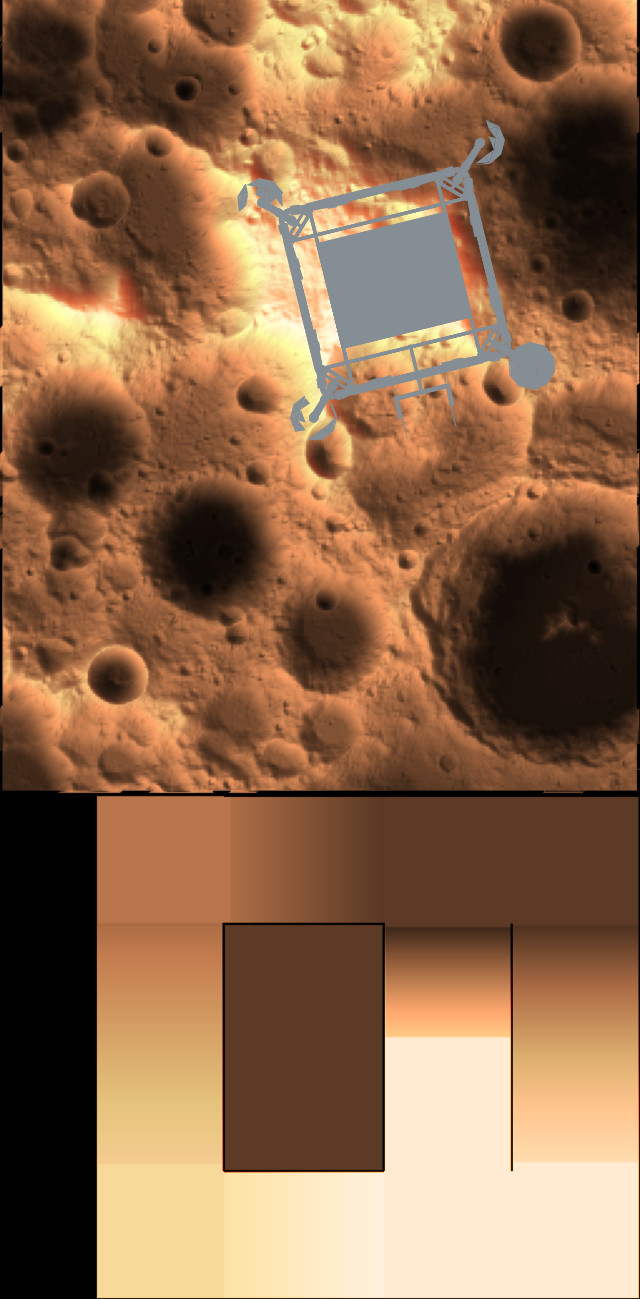
#> input picture deployment/broadcast/data/terrain.png, 640 x 1299 px
$ python -i sand_edges.py   (imports and definitions only)
#> lines starting #> are read from the running program, lines starting #| are printed output that depends on the picture; after the words box and inside, x2 and y2 are one past the last pixel; in counts of white or black regions, pixels touching at a corner belong together
# ================================================================
# sand_edges.py
# 설명: IR 영상의 모래 면 윤곽 직선에서 롤·피치를 분리한 수평 방향 ψ와 지면 수직거리(좌·우 가장자리, 폭, 중심 횡위치)를 계산한다.
#       10-18 여의도 오프라인 검증용 실험 코드이며 주행 경로에는 연결하지 않았다(검증 범위는 outputs/pi_1018/rlc_feasibility 보고 참고).
# 사용법:
#   from experiments.localization.sand_edges import edge_signal
#   sig = edge_signal(gray_uint8, up_cam, h=0.16)   # up_cam: 카메라 광학 좌표의 위쪽 단위벡터
# ================================================================
from __future__ import annotations

from dataclasses import dataclass

import cv2
import numpy as np

FX, CX, CY = 377.186, 320.54, 241.73
K = np.array([[FX, 0, CX], [0, FX, CY], [0, 0, 1.]])


@dataclass
class EdgeSignal:
    """좌·우 가장자리의 지면 수직거리(m, 오른쪽 +), 방향 ψ(도, 오른쪽 +), 폭, 길 중심 대비 카메라 횡위치(오른쪽 +)."""
    off_right: float
    off_left: float
    psi_right: float
    psi_left: float
    axis_deg: float
    width: float
    center_m: float


def wrap180(x: float | np.ndarray) -> float | np.ndarray:
    """각도 차를 [-90,90)로 접는다(직선 방향은 180° 주기)."""
    return (np.asarray(x)+90.) % 180.-90.


def sand_mask(gray: np.ndarray) -> np.ndarray:
    """블러 + Otsu 밝기 분할 후 최대 연결성분의 구멍을 메운 모래 마스크(uint8 0/1)."""
    b = cv2.GaussianBlur(gray, (0, 0), 3)
    th, _ = cv2.threshold(b, 0, 255, cv2.THRESH_BINARY+cv2.THRESH_OTSU)
    m = cv2.morphologyEx((b > th).astype(np.uint8), cv2.MORPH_OPEN, np.ones((5, 5), np.uint8))
    n, lab, st, _ = cv2.connectedComponentsWithStats(m)
    if n < 2:
        return m*0
    m = (lab == 1+np.argmax(st[1:, cv2.CC_STAT_AREA])).astype(np.uint8)
    # 모서리 픽셀이 모래여도 flood-fill 시작점이 항상 외부 배경에 있도록 패딩한다.
    inv = np.pad((1-m).astype(np.uint8), 1, constant_values=1)
    cv2.floodFill(inv, np.zeros((inv.shape[0]+2, inv.shape[1]+2), np.uint8), (0, 0), 2)
    m[inv[1:-1, 1:-1] == 1] = 1
    return m


# [87 lines left out: functions contour_lines, line_heading_deg, heading_sensitivity, line_ground_offset, edge_signal, not called in this run]

>>> import cv2
>>> picture = cv2.imread('../../deployment/broadcast/data/terrain.png', cv2.IMREAD_GRAYSCALE)
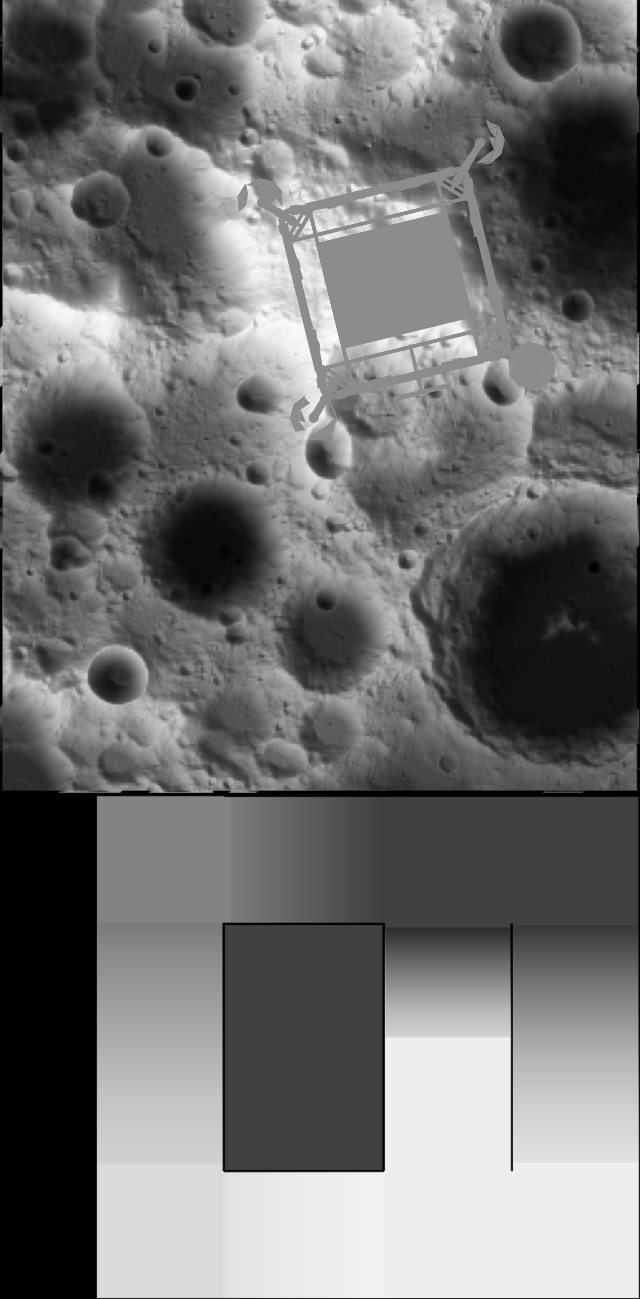
#> picture: shape (1299, 640); min 0, max 252, mean 112.9
>>> result = sand_mask(picture)
#> in sand_mask, `th, _ = cv2.threshold(b, 0, 255, cv2.THRESH_BINARY+cv2.THRESH_OTSU)`: th = 120
#> in sand_mask, `m = cv2.morphologyEx((b > th).astype(np.uint8), cv2.MORPH_OPEN, np.one..`:
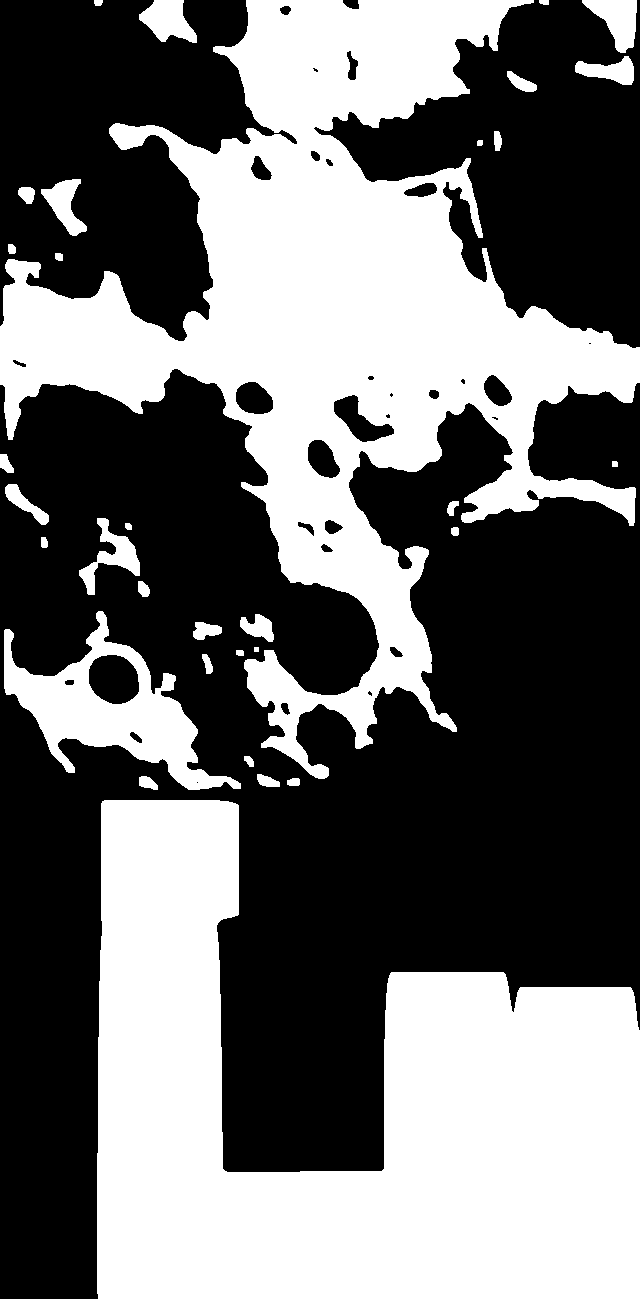
#> m: shape (1299, 640); values 0 (black) and 1 (white), 43.1% white; 33 white regions, largest, box (x1, y1, x2, y2) and area: (0, 0, 640, 779) 168495, (97, 800, 640, 1299) 165086, (4, 611, 241, 790) 14099
#> in sand_mask, `n, lab, st, _ = cv2.connectedComponentsWithStats(m)`:
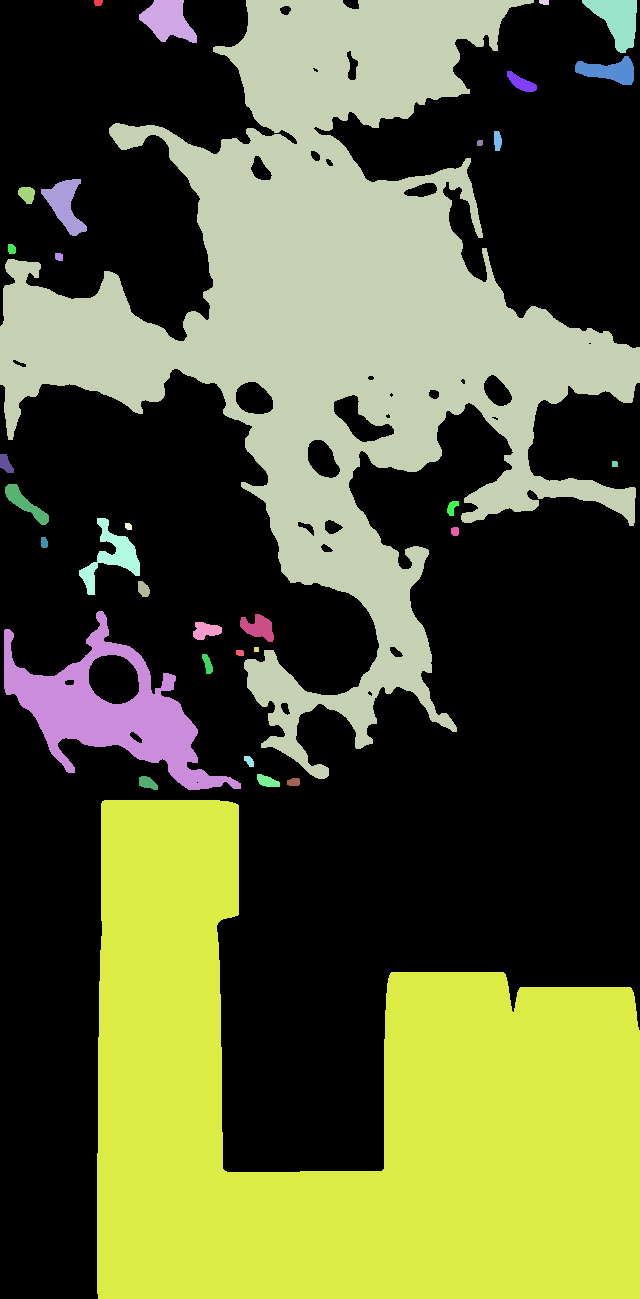
#> lab: shape (1299, 640) int32; 34 distinct labels, from 0 to 33; one colour per label, 0 black
#> in sand_mask, `n, lab, st, _ = cv2.connectedComponentsWithStats(m)`: n = 34; st = 34 rows, first 6: [0, 0, 640, 1299, 472838], [94, 0, 9, 6, 48], [139, 0, 58, 43, 1572], [0, 0, 640, 779, 168495], [539, 0, 10, 5, 45], [582, 0, 55, 53, 1628]
#> in sand_mask, `m = (lab == 1+np.argmax(st[1:, cv2.CC_STAT_AREA])).astype(np.uint8)`: m: shape (1299, 640); values 0 (black) and 1 (white), 20.3% white; 1 white region, box (x1, y1, x2, y2) and area: (0, 0, 640, 779) 168495
#> in sand_mask, `inv = np.pad((1-m).astype(np.uint8), 1, constant_values=1)`:
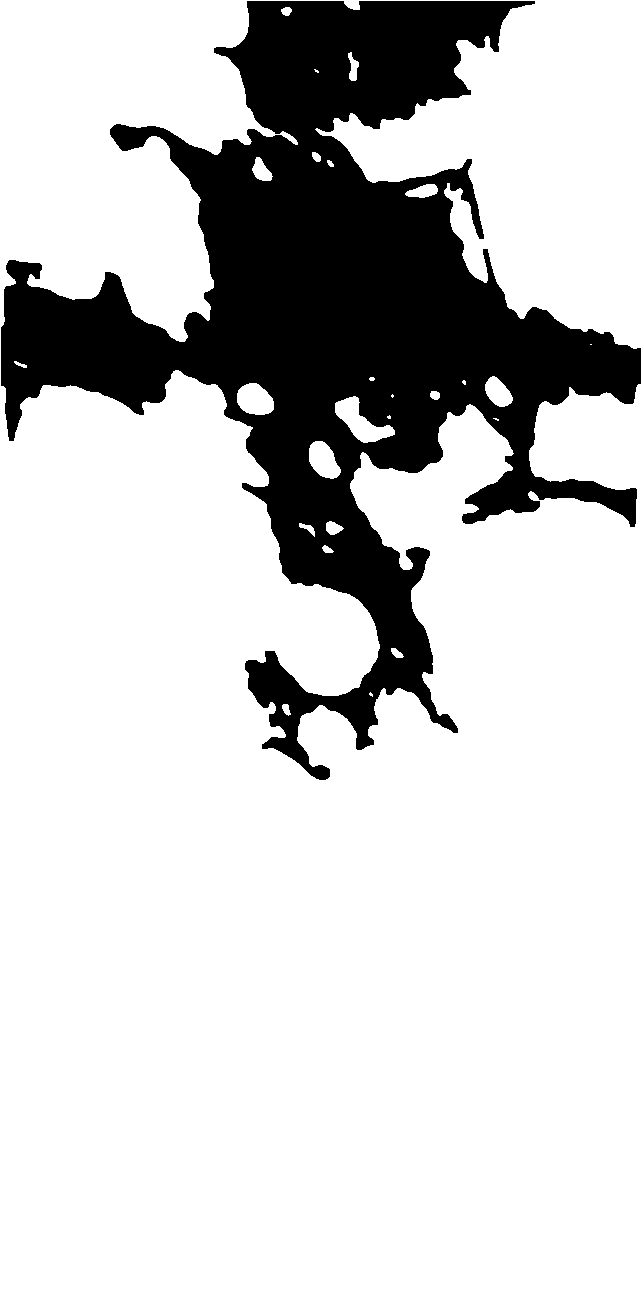
#> inv: shape (1301, 642); values 0 (black) and 1 (white), 79.8% white; 1 black region, box (x1, y1, x2, y2) and area: (1, 1, 641, 780) 168495
#> in sand_mask, `m[inv[1:-1, 1:-1] == 1] = 1`:
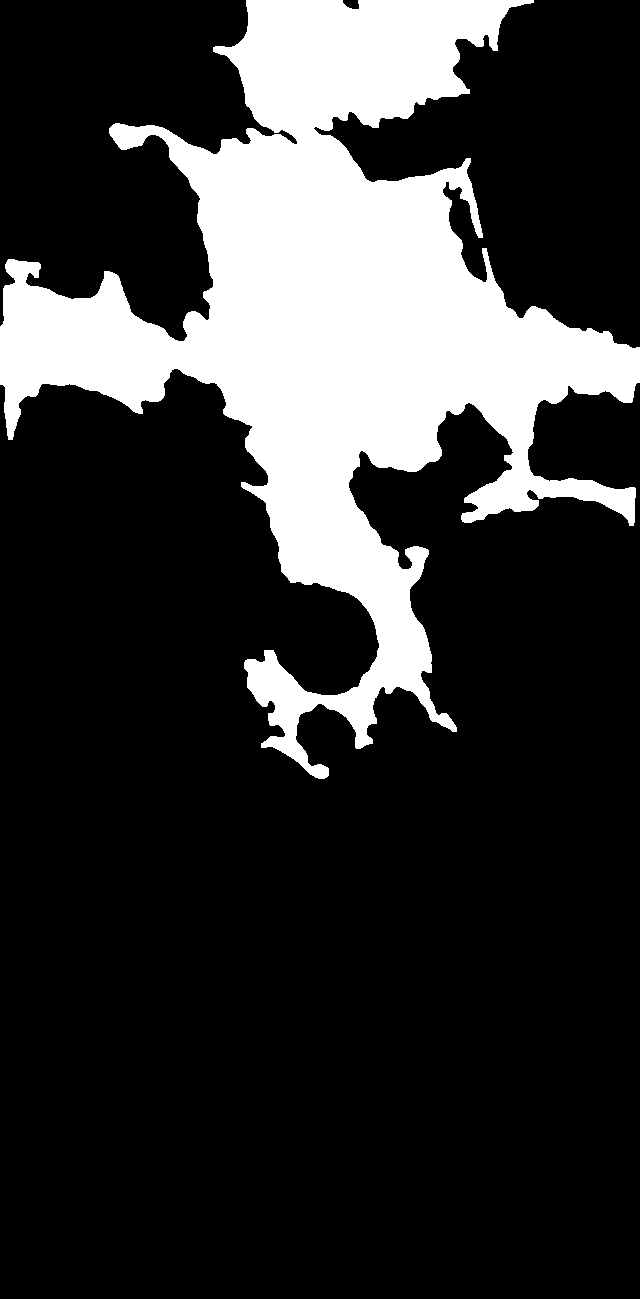
#> m: shape (1299, 640); values 0 (black) and 1 (white), 20.9% white; 1 white region, box (x1, y1, x2, y2) and area: (0, 0, 640, 779) 173694
